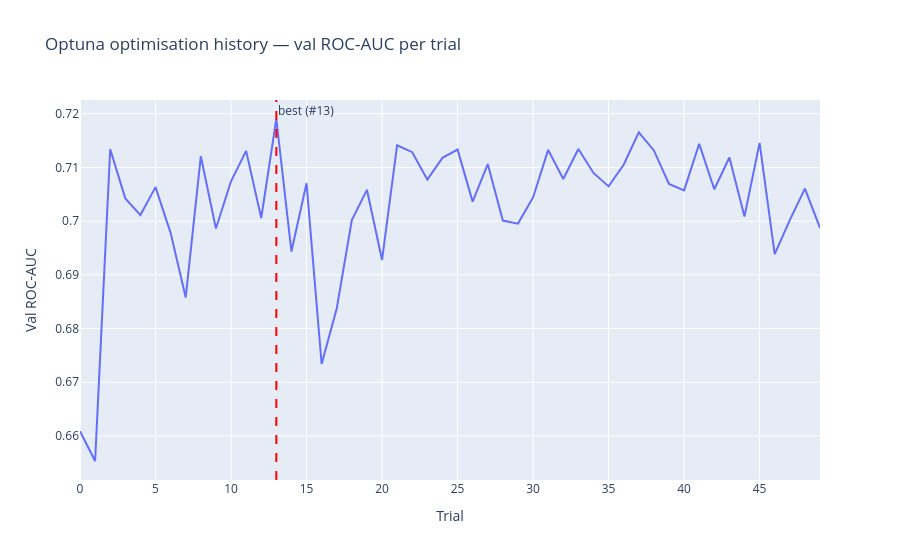

Notebook source saved alongside this figure:
### Code cell
print(f"Best val ROC-AUC : {best_auc:.4f}")
print(f"Best params:")
for k, v in best_params.items():
    print(f"  {k:<22} = {v}")

# Optuna trials — top 10 by val AUC
trials_df = study.trials_dataframe(attrs=("number", "value", "params"))
trials_df.columns = [c.replace("params_", "") for c in trials_df.columns]
trials_df = trials_df.rename(columns={"value": "val_auc"}).sort_values("val_auc", ascending=False)
print(f"\nTop 10 Optuna trials:")
print(trials_df.head(10).to_string(index=False))

# Optimisation history plot
fig = px.line(
    trials_df.sort_values("number"),
    x="number", y="val_auc",
    title="Optuna optimisation history — val ROC-AUC per trial",
    labels={"number": "Trial", "val_auc": "Val ROC-AUC"},
)
best_trial_num = study.best_trial.number
fig.add_vline(x=best_trial_num, line_dash="dash", line_color="red",
              annotation_text=f"best (#{best_trial_num})", annotation_position="top right")
fig.show()

### Figure 1 — Plotly figure (JSON) as saved in the notebook; plotly's stock layout.template omitted (floating-point values rounded to 4 significant figures)
{"data": [{"hovertemplate": "Trial=%{x}<br>Val ROC-AUC=%{y}<extra></extra>", "legendgroup": "", "line": {"color": "#636efa", "dash": "solid"}, "marker": {"symbol": "circle"}, "mode": "lines", "name": "", "orientation": "v", "showlegend": false, "type": "scatter", "x": [0, 1, 2, 3, 4, 5, 6, 7, 8, 9, 10, 11, 12, 13, 14, 15, 16, 17, 18, 19, 20, 21, 22, 23, 24, 25, 26, 27, 28, 29, 30, 31, 32, 33, 34, 35, 36, 37, 38, 39, 40, 41, 42, 43, 44, 45, 46, 47, 48, 49], "xaxis": "x", "y": [0.6609, 0.6553, 0.7134, 0.7043, 0.7011, 0.7064, 0.6978, 0.6858, 0.7121, 0.6986, 0.7074, 0.7131, 0.7006, 0.719, 0.6943, 0.7071, 0.6734, 0.6837, 0.7002, 0.7058, 0.6928, 0.7142, 0.7129, 0.7077, 0.7118, 0.7133, 0.7036, 0.7107, 0.7001, 0.6995, 0.7044, 0.7133, 0.7079, 0.7134, 0.709, 0.7065, 0.7105, 0.7166, 0.7132, 0.7069, 0.7057, 0.7144, 0.7059, 0.7119, 0.7009, 0.7146, 0.6939, 0.7002, 0.7061, 0.6988], "yaxis": "y"}], "layout": {"annotations": [{"showarrow": false, "text": "best (#13)", "x": 13, "xanchor": "left", "xref": "x", "y": 1, "yanchor": "top", "yref": "y domain"}], "legend": {"tracegroupgap": 0}, "shapes": [{"line": {"color": "red", "dash": "dash"}, "type": "line", "x0": 13, "x1": 13, "xref": "x", "y0": 0, "y1": 1, "yref": "y domain"}], "title": {"text": "Optuna optimisation history — val ROC-AUC per trial"}, "xaxis": {"anchor": "y", "domain": [0, 1], "title": {"text": "Trial"}}, "yaxis": {"anchor": "x", "domain": [0, 1], "title": {"text": "Val ROC-AUC"}}}}
